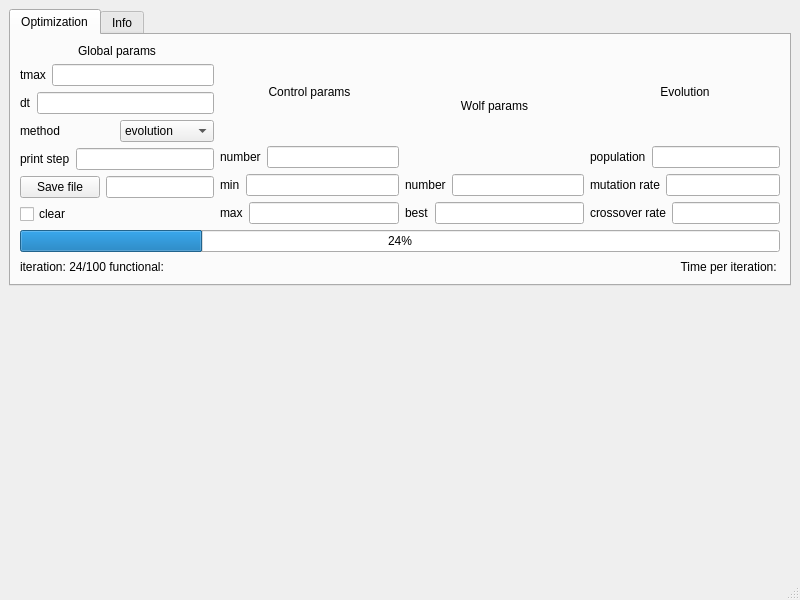
<?xml version="1.0" encoding="UTF-8"?>
<ui version="4.0">
 <class>MainWindow</class>
 <widget class="QMainWindow" name="MainWindow">
  <property name="geometry">
   <rect>
    <x>0</x>
    <y>0</y>
    <width>800</width>
    <height>600</height>
   </rect>
  </property>
  <property name="contextMenuPolicy">
   <enum>Qt::DefaultContextMenu</enum>
  </property>
  <property name="windowTitle">
   <string>Robot control optimization</string>
  </property>
  <widget class="QWidget" name="centralwidget">
   <layout class="QVBoxLayout" name="verticalLayout">
    <item>
     <widget class="QTabWidget" name="tabWidget">
      <property name="currentIndex">
       <number>0</number>
      </property>
      <widget class="QWidget" name="tab">
       <attribute name="title">
        <string>Optimization</string>
       </attribute>
       <layout class="QVBoxLayout" name="verticalLayout_6">
        <item>
         <layout class="QHBoxLayout" name="horizontalLayout">
          <property name="sizeConstraint">
           <enum>QLayout::SetNoConstraint</enum>
          </property>
          <property name="rightMargin">
           <number>0</number>
          </property>
          <property name="bottomMargin">
           <number>0</number>
          </property>
          <item>
           <layout class="QVBoxLayout" name="verticalLayout_3">
            <property name="topMargin">
             <number>0</number>
            </property>
            <property name="bottomMargin">
             <number>0</number>
            </property>
            <item>
             <widget class="QLabel" name="label_6">
              <property name="text">
               <string>Global params</string>
              </property>
              <property name="alignment">
               <set>Qt::AlignCenter</set>
              </property>
             </widget>
            </item>
            <item>
             <layout class="QHBoxLayout" name="horizontalLayout_5">
              <property name="bottomMargin">
               <number>0</number>
              </property>
              <item>
               <widget class="QLabel" name="label_7">
                <property name="text">
                 <string>tmax</string>
                </property>
               </widget>
              </item>
              <item>
               <widget class="QLineEdit" name="lineEdit_4"/>
              </item>
             </layout>
            </item>
            <item>
             <layout class="QHBoxLayout" name="horizontalLayout_6">
              <item>
               <widget class="QLabel" name="label_8">
                <property name="text">
                 <string>dt</string>
                </property>
               </widget>
              </item>
              <item>
               <widget class="QLineEdit" name="lineEdit_5"/>
              </item>
             </layout>
            </item>
            <item>
             <layout class="QHBoxLayout" name="horizontalLayout_7">
              <item>
               <widget class="QLabel" name="label_9">
                <property name="text">
                 <string>method</string>
                </property>
               </widget>
              </item>
              <item>
               <widget class="QComboBox" name="comboBox">
                <item>
                 <property name="text">
                  <string>evolution</string>
                 </property>
                </item>
                <item>
                 <property name="text">
                  <string>wolf</string>
                 </property>
                </item>
               </widget>
              </item>
             </layout>
            </item>
            <item>
             <layout class="QHBoxLayout" name="horizontalLayout_9">
              <item>
               <widget class="QLabel" name="label_11">
                <property name="text">
                 <string>print step</string>
                </property>
               </widget>
              </item>
              <item>
               <widget class="QLineEdit" name="lineEdit_7"/>
              </item>
             </layout>
            </item>
            <item>
             <layout class="QHBoxLayout" name="horizontalLayout_10">
              <item>
               <widget class="QPushButton" name="pushButton">
                <property name="text">
                 <string>Save file</string>
                </property>
               </widget>
              </item>
              <item>
               <widget class="QLineEdit" name="lineEdit_6"/>
              </item>
             </layout>
            </item>
            <item>
             <layout class="QHBoxLayout" name="horizontalLayout_8">
              <item>
               <widget class="QCheckBox" name="checkBox">
                <property name="text">
                 <string>clear</string>
                </property>
               </widget>
              </item>
             </layout>
            </item>
           </layout>
          </item>
          <item>
           <layout class="QVBoxLayout" name="verticalLayout_2">
            <property name="topMargin">
             <number>0</number>
            </property>
            <property name="bottomMargin">
             <number>0</number>
            </property>
            <item>
             <widget class="QLabel" name="label_4">
              <property name="text">
               <string>Control params</string>
              </property>
              <property name="alignment">
               <set>Qt::AlignCenter</set>
              </property>
             </widget>
            </item>
            <item>
             <layout class="QHBoxLayout" name="horizontalLayout_2">
              <property name="bottomMargin">
               <number>0</number>
              </property>
              <item>
               <widget class="QLabel" name="label_2">
                <property name="text">
                 <string>number</string>
                </property>
               </widget>
              </item>
              <item>
               <widget class="QLineEdit" name="lineEdit"/>
              </item>
             </layout>
            </item>
            <item>
             <layout class="QHBoxLayout" name="horizontalLayout_3">
              <item>
               <widget class="QLabel" name="label_3">
                <property name="text">
                 <string>min</string>
                </property>
               </widget>
              </item>
              <item>
               <widget class="QLineEdit" name="lineEdit_2"/>
              </item>
             </layout>
            </item>
            <item>
             <layout class="QHBoxLayout" name="horizontalLayout_4">
              <item>
               <widget class="QLabel" name="label_5">
                <property name="text">
                 <string>max</string>
                </property>
               </widget>
              </item>
              <item>
               <widget class="QLineEdit" name="lineEdit_3"/>
              </item>
             </layout>
            </item>
           </layout>
          </item>
          <item>
           <layout class="QVBoxLayout" name="verticalLayout_4">
            <property name="topMargin">
             <number>0</number>
            </property>
            <property name="bottomMargin">
             <number>0</number>
            </property>
            <item>
             <widget class="QLabel" name="label_10">
              <property name="text">
               <string>Wolf params</string>
              </property>
              <property name="alignment">
               <set>Qt::AlignCenter</set>
              </property>
             </widget>
            </item>
            <item>
             <layout class="QHBoxLayout" name="horizontalLayout_11">
              <property name="bottomMargin">
               <number>0</number>
              </property>
              <item>
               <widget class="QLabel" name="label_12">
                <property name="text">
                 <string>number</string>
                </property>
               </widget>
              </item>
              <item>
               <widget class="QLineEdit" name="lineEdit_8"/>
              </item>
             </layout>
            </item>
            <item>
             <layout class="QHBoxLayout" name="horizontalLayout_12">
              <item>
               <widget class="QLabel" name="label_13">
                <property name="text">
                 <string>best</string>
                </property>
               </widget>
              </item>
              <item>
               <widget class="QLineEdit" name="lineEdit_9"/>
              </item>
             </layout>
            </item>
           </layout>
          </item>
          <item>
           <layout class="QVBoxLayout" name="verticalLayout_5">
            <property name="topMargin">
             <number>0</number>
            </property>
            <property name="bottomMargin">
             <number>0</number>
            </property>
            <item>
             <widget class="QLabel" name="label_14">
              <property name="text">
               <string>Evolution</string>
              </property>
              <property name="alignment">
               <set>Qt::AlignCenter</set>
              </property>
             </widget>
            </item>
            <item>
             <layout class="QHBoxLayout" name="horizontalLayout_13">
              <property name="bottomMargin">
               <number>0</number>
              </property>
              <item>
               <widget class="QLabel" name="label_15">
                <property name="text">
                 <string>population</string>
                </property>
               </widget>
              </item>
              <item>
               <widget class="QLineEdit" name="lineEdit_10"/>
              </item>
             </layout>
            </item>
            <item>
             <layout class="QHBoxLayout" name="horizontalLayout_14">
              <item>
               <widget class="QLabel" name="label_16">
                <property name="text">
                 <string>mutation rate</string>
                </property>
               </widget>
              </item>
              <item>
               <widget class="QLineEdit" name="lineEdit_11"/>
              </item>
             </layout>
            </item>
            <item>
             <layout class="QHBoxLayout" name="horizontalLayout_15">
              <item>
               <widget class="QLabel" name="label_17">
                <property name="text">
                 <string>crossover rate</string>
                </property>
               </widget>
              </item>
              <item>
               <widget class="QLineEdit" name="lineEdit_12"/>
              </item>
             </layout>
            </item>
           </layout>
          </item>
         </layout>
        </item>
        <item>
         <widget class="QProgressBar" name="progressBar">
          <property name="value">
           <number>24</number>
          </property>
         </widget>
        </item>
        <item>
         <layout class="QHBoxLayout" name="horizontalLayout_16">
          <property name="bottomMargin">
           <number>0</number>
          </property>
          <item>
           <widget class="QLabel" name="label">
            <property name="text">
             <string>iteration: 24/100 functional:</string>
            </property>
           </widget>
          </item>
          <item>
           <widget class="QLabel" name="label_18">
            <property name="text">
             <string>Time per iteration: </string>
            </property>
            <property name="alignment">
             <set>Qt::AlignRight|Qt::AlignTrailing|Qt::AlignVCenter</set>
            </property>
           </widget>
          </item>
         </layout>
        </item>
       </layout>
      </widget>
      <widget class="QWidget" name="tab_2">
       <attribute name="title">
        <string>Info</string>
       </attribute>
      </widget>
     </widget>
    </item>
    <item>
     <widget class="QWidget" name="widget" native="true">
      <property name="sizePolicy">
       <sizepolicy hsizetype="Preferred" vsizetype="MinimumExpanding">
        <horstretch>0</horstretch>
        <verstretch>0</verstretch>
       </sizepolicy>
      </property>
     </widget>
    </item>
   </layout>
  </widget>
  <widget class="QStatusBar" name="statusbar"/>
  <widget class="QMenuBar" name="menuBar">
   <property name="geometry">
    <rect>
     <x>0</x>
     <y>0</y>
     <width>800</width>
     <height>22</height>
    </rect>
   </property>
  </widget>
 </widget>
 <resources/>
 <connections/>
</ui>
